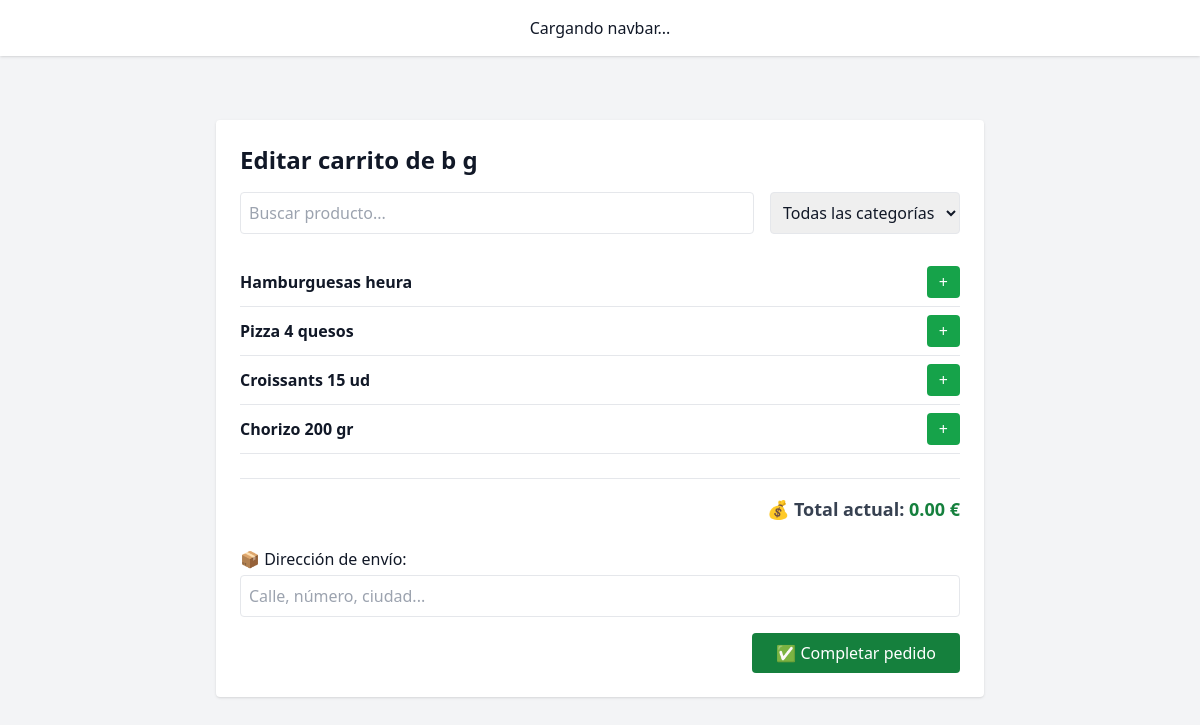
/cart/5/edit/ (signed in), run on the app's committed database.
### core/models/group.py (models this page shows, shortened)
class Group(models.Model):
    name = models.CharField(max_length=100)
    creator = models.ForeignKey(UserAccount, on_delete=models.CASCADE, related_name='owned_groups')
    members = models.ManyToManyField(UserAccount, related_name='groups_in')
    people_count = models.IntegerField()
    duration_days = models.IntegerField()
    preferences = models.TextField(blank=True)
    restrictions = models.TextField(blank=True)
    created_at = models.DateTimeField(auto_now_add=True)
    event_type = models.ForeignKey(EventType, on_delete=models.SET_NULL, null=True, blank=True)
    high_consume = models.BooleanField(default=False)
    invite_code = models.CharField(max_length=10, unique=True, blank=True)

### core/models/cart.py (models this page shows, shortened)
class Cart(models.Model):
    group = models.ForeignKey(Group, on_delete=models.CASCADE, related_name="carts")
    active = models.BooleanField(default=True)
    locked = models.BooleanField(default=False)
    cart_items = models.ManyToManyField(Product, through='CartProduct')

### core/models/product.py (models this page shows, shortened)
class Product(models.Model):
    name = models.TextField(max_length=100, help_text="Nombre del producto")
    price = models.DecimalField(max_digits=6, decimal_places=2, help_text="Precio del producto")
    stock = models.PositiveIntegerField(default=0, help_text="Cantidad disponible en el inventario")
    categories = models.ManyToManyField(Category, related_name='products')
    ratio_consumo = models.FloatField(
        help_text="Cuántas unidades de este producto consume una persona promedio en un día. Ej: 1.0 = 1 unidad por persona por día."
    )

### core/views.py (the view)
# urls.py: path("cart/<int:pk>/edit/", cart_edit_view, name="cart_edit"),
def cart_edit_view(request, pk):
    cart = get_object_or_404(Cart, pk=pk)
    if request.user not in cart.group.members.all():
        return HttpResponseForbidden("No perteneces a este grupo")
    if not cart.active:
        return HttpResponseForbidden("Este carrito ya ha sido completado.")
    query = request.GET.get("q", "")
    category_id = request.GET.get("category", "")
    products = Product.objects.all()
    if query:
        products = products.filter(name__icontains=query)
    if category_id:
        products = products.filter(categories__name=category_id)
    cart_items = {cp.product.id: cp.quantity for cp in CartProduct.objects.filter(cart=cart)}
    total_price = sum(cp.product.price * cp.quantity for cp in CartProduct.objects.filter(cart=cart))
    categories = Category.objects.all()
    context = {
        "cart": cart,
        "group": cart.group,
        "products": products,
        "categories": categories,
        "cart_items": cart_items,
        "total_price": total_price
    }
    if request.headers.get("Hx-Request"):
        return render(request, "core/fragments/product_search_list.html", context)
    return render(request, "core/cart_edit.html", context)

### core/templates/core/cart_edit.html (shortened to what this page needs)
{% extends "base.html" %}
{% load custom_filters %}
{% block content %}
<div class="max-w-3xl mx-auto bg-white p-6 rounded shadow mt-10">
  <h2 class="text-2xl font-bold mb-4">Editar carrito de {{ group.name }}</h2>
  <div class="flex space-x-4 mb-6">
    <input
        type="text"
        name="q"
        id="product-search"
        placeholder="Buscar producto..."
        class="w-full p-2 border rounded"
        value="{{ query }}"
        hx-get="{% url 'cart_edit' cart.pk %}"
        hx-trigger="keyup changed delay:300ms"
        hx-target="#product-list"
        hx-include="[name='q'], [name='category']"
    />
    <select
      name="category"
      id="category-filter"
      class="p-2 border rounded"
      hx-get="{% url 'cart_edit' cart.pk %}"
      hx-trigger="change"
      hx-target="#product-list"
      hx-include="[name='q'], [name='category']"
    >
      <option value="">Todas las categorías</option>
    </select>
</div>
<div id="product-list">
    {% include "core/fragments/product_search_list.html" %}
</div>
<form method="POST" action="{% url 'order_create' cart.pk %}" class="mt-6 space-y-4 text-right">
    <div class="text-left">
      <label for="direccion" class="block font-medium mb-1">📦 Dirección de envío:</label>
      <input type="text" name="direccion" id="direccion" class="w-full border p-2 rounded" required placeholder="Calle, número, ciudad...">
    </div>
    <button class="bg-green-700 text-white px-6 py-2 rounded hover:bg-green-800">
      ✅ Completar pedido
    </button>
  </form>
</div>
{% endblock %}

### core/templates/core/fragments/product_search_list.html (shortened to what this page needs)
{% load custom_filters %}
{% for product in products %}
  <div class="flex justify-between items-center border-b py-2">
    <div>
      <strong>{{ product.name }}</strong>
    </div>
    <div class="flex items-center space-x-2">
      <form method="POST"
            hx-post="{% url 'cart_add_item' cart.pk product.pk %}"
            hx-target="#product-list"
            hx-swap="innerHTML"
            hx-include="[name='q'], [name='category']"
            class="inline">
        <button type="submit" class="bg-green-600 text-white px-3 py-1 rounded">+</button>
      </form>
    </div>
  </div>
{% empty %}
  <p class="text-gray-500">No hay productos que coincidan.</p>
{% endfor %}
<div class="mt-6 text-right border-t pt-4" id="cart-total">
  <p class="text-lg font-semibold text-gray-700">
    💰 Total actual: <span class="text-green-700">{{ total_price|floatformat:2 }} €</span>
  </p>
</div>

### data on the page
Group: name "b g"
Product: name "Hamburguesas heura"
Product: name "Pizza 4 quesos"
Product: name "Croissants 15 ud"
Product: name "Chorizo 200 gr"

### other printed values
{{ total_price|floatformat:2 }} "0.00"
